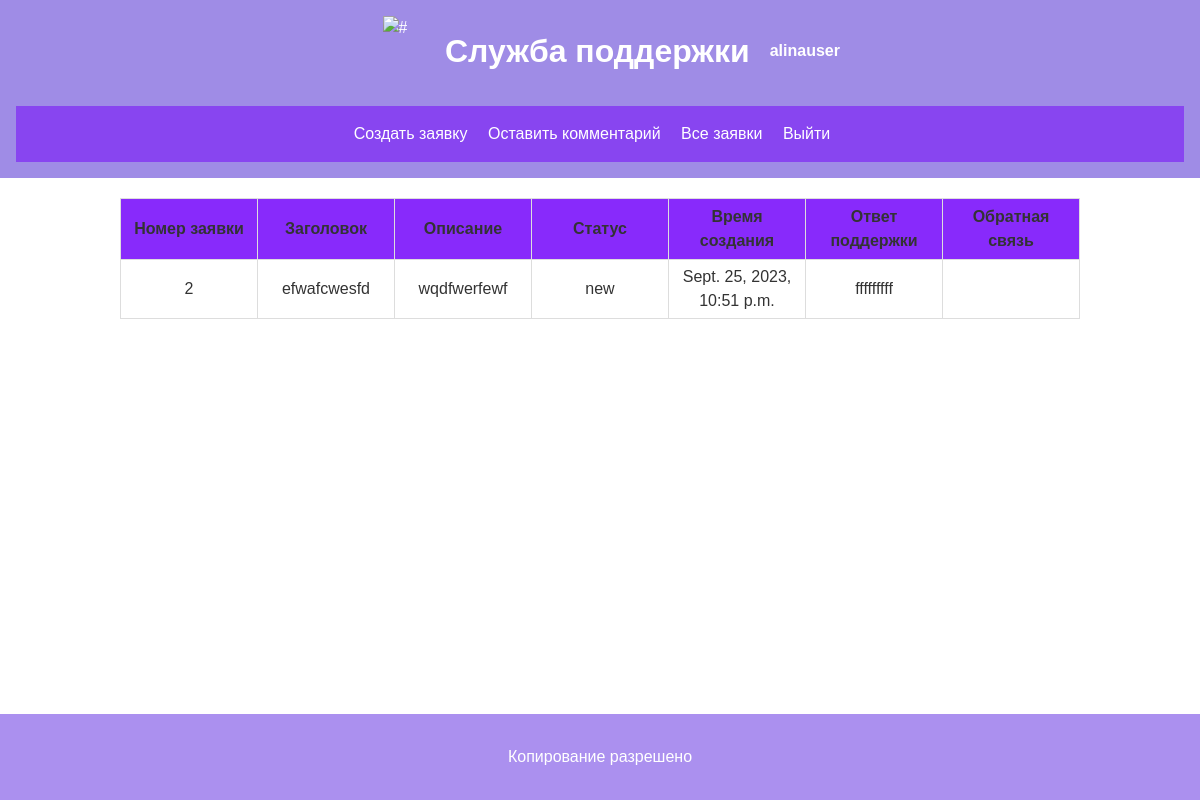
The page /tickets/one/2/ (signed in) on the database as committed earlier.
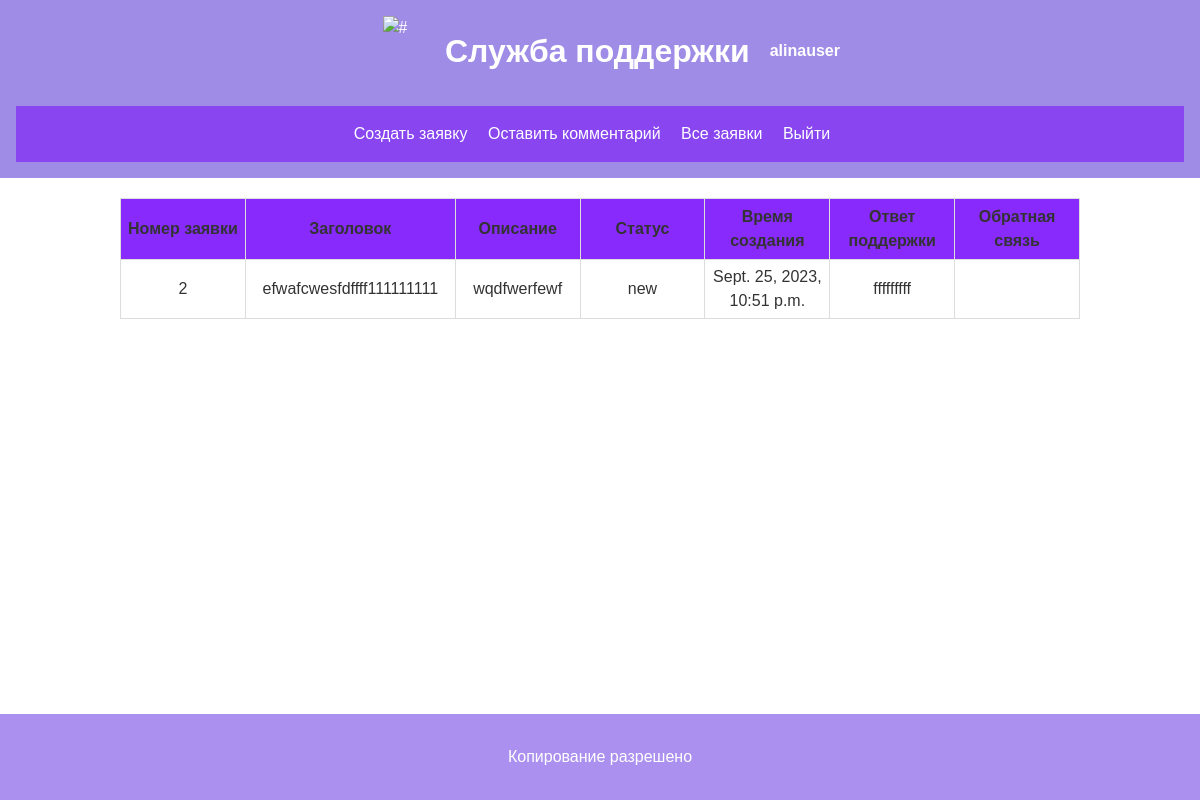
The same page on the database as committed later.
### tickets/models.py (models this page shows, shortened)
class Ticket(models.Model):
    STATUS_CHOICES = (
        ('new', 'New'),
        ('done', 'Done')
    )
    author = models.ForeignKey(User, max_length=50, on_delete=models.CASCADE)
    description = models.CharField(max_length=200)
    message = models.CharField(max_length=200)
    status = models.CharField(max_length=20, choices=STATUS_CHOICES, default='new')
    created_at = models.DateTimeField(auto_now_add=True)
    id = models.AutoField(unique=True, primary_key=True, editable=False)

class Answer(models.Model):
    ticket_id = models.OneToOneField(Ticket, on_delete=models.CASCADE, unique=True)
    answer = models.TextField(max_length=500)
    def __str__(self):
        return self.answer

### tickets/views.py (the view)
# urls.py: path('one/<str:pk>/', views.ticket, name='ticket'),
@login_required(login_url='login')
def ticket(request, pk):
    ticketObj = Ticket.objects.get(id=pk)
    print(ticketObj.id)
    return render(request, 'tickets/single-ticket.html', {'ticket': ticketObj})

### users/models.py (called while the page is built)
    def __str__(self):
        return self.username

### tickets/templates/tickets/single-ticket.html
{% extends 'tickets/base.html' %}
{% block content %}
{% load static %}
<table class="table">
    <thead>
    <tr>
        <th>Номер заявки</th>
        <th>Заголовок</th>
        <th>Описание</th>
        <th>Статус</th>
        <th>Время создания</th>
        <th>Ответ поддержки</th>
        <th>Обратная связь</th>
    </tr>
    </thead>
    <tbody>
    <tr>
        <td>{{ ticket.id }}</td>
        <td>{{ ticket.description }}</td>
        <td>{{ ticket.message }}</td>
        <td>{{ ticket.status }}</td>
        <td>{{ ticket.created_at }}</td>
        <td>{{ ticket.answer }}</td>
        <td>{{ feedback.feedback }}</td>
    </tr>
    </tbody>
</table>
{% endblock %}

Rows that differ between the two databases and show on the page:
changed Ticket "wqdfwerfewf": description "efwafcwesfd" → "efwafcwesfdffff111111111"
